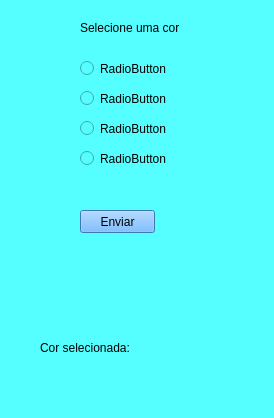
<?xml version="1.0" encoding="UTF-8"?>
<ui version="4.0">
 <class>MainWindow</class>
 <widget class="QMainWindow" name="MainWindow">
  <property name="geometry">
   <rect>
    <x>0</x>
    <y>0</y>
    <width>274</width>
    <height>418</height>
   </rect>
  </property>
  <property name="windowTitle">
   <string>MainWindow</string>
  </property>
  <property name="styleSheet">
   <string notr="true">background-color: rgb(85, 255, 255);</string>
  </property>
  <widget class="QWidget" name="centralwidget">
   <widget class="QLabel" name="label">
    <property name="geometry">
     <rect>
      <x>80</x>
      <y>20</y>
      <width>121</width>
      <height>16</height>
     </rect>
    </property>
    <property name="text">
     <string>Selecione uma cor</string>
    </property>
   </widget>
   <widget class="QLabel" name="label_2">
    <property name="geometry">
     <rect>
      <x>40</x>
      <y>340</y>
      <width>191</width>
      <height>16</height>
     </rect>
    </property>
    <property name="text">
     <string>Cor selecionada:</string>
    </property>
   </widget>
   <widget class="QRadioButton" name="radioButton">
    <property name="geometry">
     <rect>
      <x>80</x>
      <y>60</y>
      <width>161</width>
      <height>17</height>
     </rect>
    </property>
    <property name="text">
     <string>RadioButton</string>
    </property>
   </widget>
   <widget class="QRadioButton" name="radioButton_2">
    <property name="geometry">
     <rect>
      <x>80</x>
      <y>90</y>
      <width>161</width>
      <height>17</height>
     </rect>
    </property>
    <property name="text">
     <string>RadioButton</string>
    </property>
   </widget>
   <widget class="QRadioButton" name="radioButton_3">
    <property name="geometry">
     <rect>
      <x>80</x>
      <y>120</y>
      <width>151</width>
      <height>17</height>
     </rect>
    </property>
    <property name="text">
     <string>RadioButton</string>
    </property>
   </widget>
   <widget class="QRadioButton" name="radioButton_4">
    <property name="geometry">
     <rect>
      <x>80</x>
      <y>150</y>
      <width>151</width>
      <height>17</height>
     </rect>
    </property>
    <property name="text">
     <string>RadioButton</string>
    </property>
   </widget>
   <widget class="QPushButton" name="pushButton">
    <property name="geometry">
     <rect>
      <x>80</x>
      <y>210</y>
      <width>75</width>
      <height>23</height>
     </rect>
    </property>
    <property name="styleSheet">
     <string notr="true">background-color: rgb(85, 170, 255);</string>
    </property>
    <property name="text">
     <string>Enviar</string>
    </property>
   </widget>
  </widget>
  <widget class="QMenuBar" name="menubar">
   <property name="geometry">
    <rect>
     <x>0</x>
     <y>0</y>
     <width>274</width>
     <height>21</height>
    </rect>
   </property>
  </widget>
  <widget class="QStatusBar" name="statusbar"/>
 </widget>
 <resources/>
 <connections/>
</ui>
